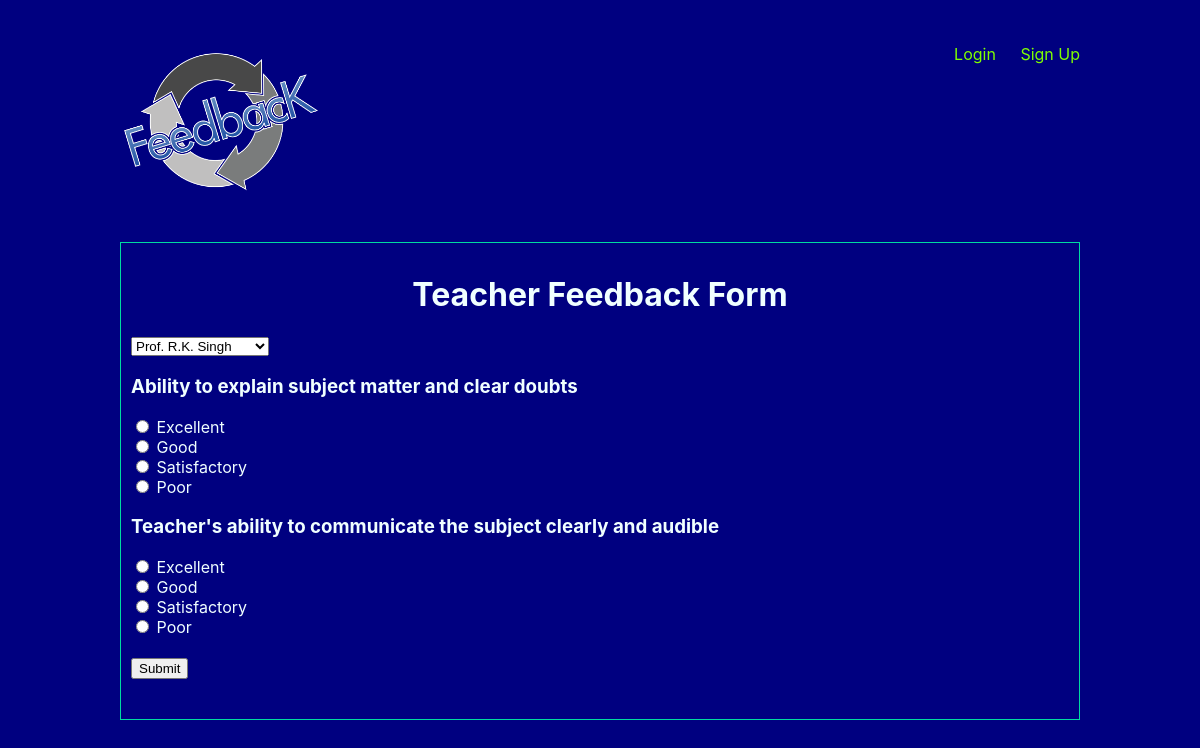
Page /feedbacktypes/form/ on the committed database.
### feedbacktypes/models.py (models this page shows)
class Question(models.Model):
     question_text = models.CharField(max_length=200)
     pub_date = models.DateTimeField('date published')

class Choice(models.Model):
	question = models.ForeignKey(Question, on_delete=models.CASCADE)
	choice_text = models.CharField(max_length=200)

### feedbacktypes/views.py (the view)
def feedback_type_detail(request):
    teachers = Teacher.objects.all()
    latest_questions = Question.objects.order_by('-pub_date')[:5]
    return render(request, 'feedbacktypes/teacher_feedback.html', {'latest_questions':latest_questions, 'teacher_name':teachers})

### feedbacktypes/templates/feedbacktypes/teacher_feedback.html (shortened to what this page needs)
{% extends 'feedback/base_layout.html' %}
{% block content %}
<div class="teacher-feedback">
    <div class="feedback">
        <h1 align="center">Teacher Feedback Form</h1>
        <select name="dropdown">
            {% for teacher in teacher_name %}
                <option value="{{ teacher.teacher_name }}">{{ teacher.teacher_name }}</option>
            {% endfor %}
        </select>
        {%for question in latest_questions %}
        <h3> {{question.question_text}}</h3>
        <form action="{% url 'feedbacktypes:detail' %}" method="POST">
            {% for choice in question.choice_set.all %}
            <input type="radio" name ="choice" id ="choice{{forloop.counter}}" value = "{{choice.id}}"/>
            <label for="choice{{forloop.counter}}"> {{choice.choice_text}}</label> <br>
            {% endfor %}
         </form>
         {% endfor %}
         <br>
        <input type="submit" value = "Submit"/>
    </div>
</div>
{% endblock %}

### feedbacktypes/static/feedbacktypes/style.css (style rules this page uses)
body { background-color: #000080; font-family: -apple-system, BlinkMacSystemFont, 'Segoe UI', Roboto, Oxygen, Ubuntu, Cantarell, 'Open Sans', 'Helvetica Neue', sans-serif; color: azure; }
.feedback { padding: 10px; border: 1px solid #00dba0; position: relative; padding-bottom: 40px; }

### rows in the picture
Question: question_text "Ability to explain subject matter and clear doubts"
Choice: choice_text "Excellent"
Choice: choice_text "Good"
Choice: choice_text "Satisfactory"
Choice: choice_text "Poor"
Question: question_text "Teacher's ability to communicate the subject clearly and audible"
Choice: choice_text "Excellent"
Choice: choice_text "Good"
Choice: choice_text "Satisfactory"
Choice: choice_text "Poor"

### other values in the picture
form field dropdown "Prof. R.K. Singh"
